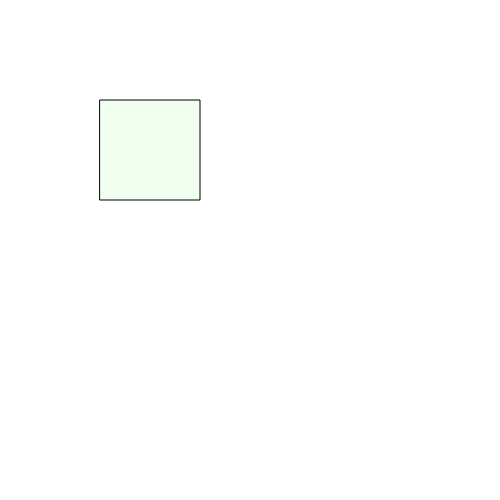
Frame 1 (no input)
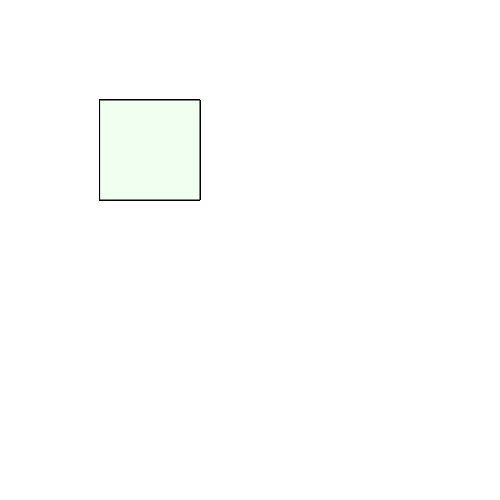
Frame 60 (no input)
Frame 120 (the mouse pressed at the canvas centre since frame 60): identical to frame 60, image omitted

The p5.js sketch that drew these frames (run headless with seeded random() and noise() and a simulated clock; from frame 60 on, the mouse is pressed at the canvas centre):

// p5.js sketch
// ── sketch.js
function setup() {
  // put setup code here
createCanvas (500, 500) ;



}

function draw() {
  // put drawing code here
  fill(240, 255, 240) ;
  rect(100, 100, 100, 100);


}


function mouseReleased() {
  if ((mouseX > 100) && (mouseX < 200) && (mouseY > 100) && (mouseY < 200)) {




  console.log("HOLYSHIT STOP CLICKING ME") ;
  }

}
